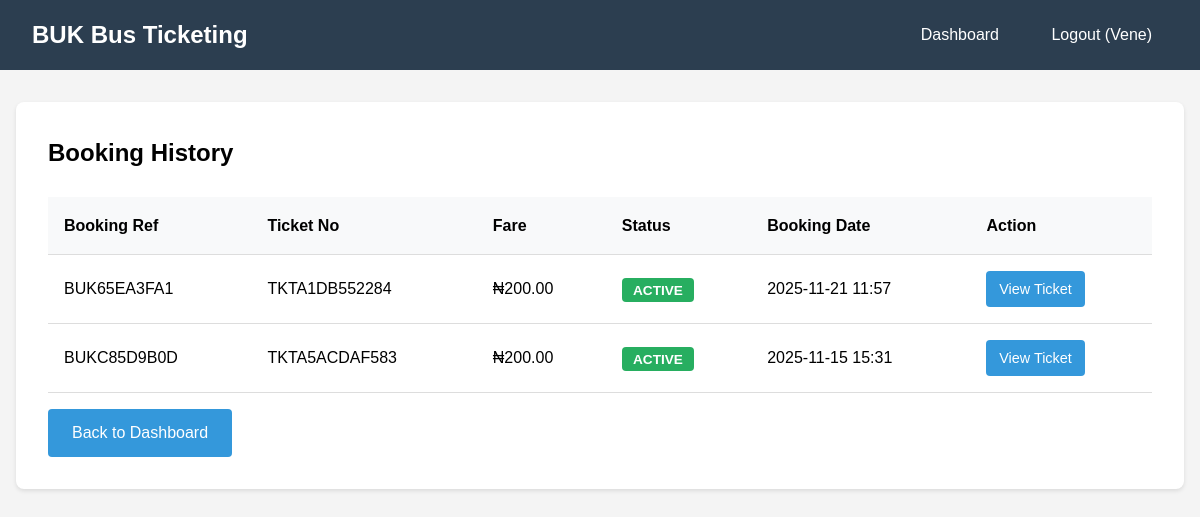
Before: /booking/history/ (signed in) with the older database file.
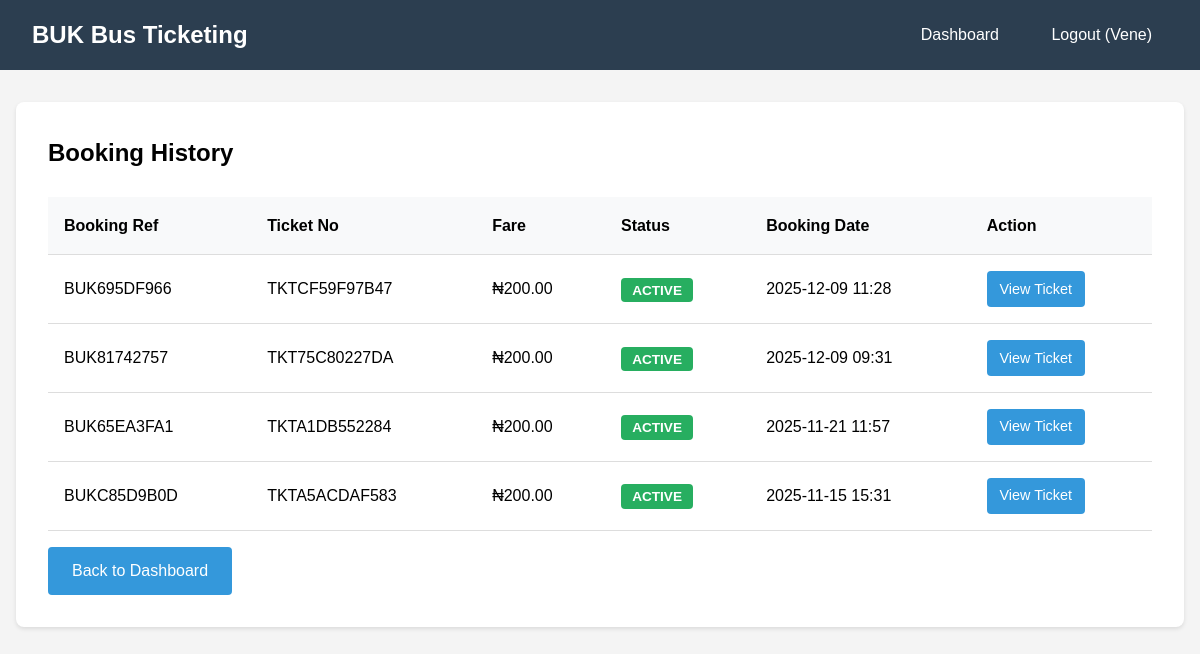
After: the same page with the newer database file.
### tickets/models.py (models this page shows, shortened)
class Booking(models.Model):
    STATUS_CHOICES = (
        ('ACTIVE', 'Active'),
        ('USED', 'Used'),
        ('EXPIRED', 'Expired'),
    )
    user = models.ForeignKey(User, on_delete=models.CASCADE, related_name='bookings')
    booking_reference = models.CharField(max_length=20, unique=True, editable=False)
    ticket_number = models.CharField(max_length=20, unique=True, editable=False)
    fare = models.DecimalField(max_digits=10, decimal_places=2, default=200.00)
    status = models.CharField(max_length=10, choices=STATUS_CHOICES, default='ACTIVE')
    qr_code = models.ImageField(upload_to='qr_codes/', blank=True)
    booking_date = models.DateTimeField(auto_now_add=True)
    used_date = models.DateTimeField(null=True, blank=True)
    class Meta:
        ordering = ['-booking_date']

### tickets/views.py (the view)
# urls.py: path('booking/history/', views.booking_history, name='booking_history'),
@login_required
def booking_history(request):
    bookings = request.user.bookings.all()
    return render(request, 'tickets/booking_history.html', {'bookings': bookings})

### tickets/templates/tickets/booking_history.html
{% extends 'tickets/base.html' %}
{% block content %}
<div class="card">
    <h2 style="margin-bottom: 1.5rem;">Booking History</h2>
    {% if bookings %}
        <table>
            <tr>
                <th>Booking Ref</th>
                <th>Ticket No</th>
                <th>Fare</th>
                <th>Status</th>
                <th>Booking Date</th>
                <th>Action</th>
            </tr>
            {% for booking in bookings %}
            <tr>
                <td>{{ booking.booking_reference }}</td>
                <td>{{ booking.ticket_number }}</td>
                <td>₦{{ booking.fare }}</td>
                <td>
                    {% if booking.status == 'ACTIVE' %}
                        <span class="badge badge-success">{{ booking.status }}</span>
                    {% else %}
                        <span class="badge badge-danger">{{ booking.status }}</span>
                    {% endif %}
                </td>
                <td>{{ booking.booking_date|date:"Y-m-d H:i" }}</td>
                <td><a href="{% url 'tickets:booking_detail' booking.id %}" class="btn" style="padding: 0.4rem 0.8rem; font-size: 0.9rem;">View Ticket</a></td>
            </tr>
            {% endfor %}
        </table>
    {% else %}
        <p>No bookings found.</p>
    {% endif %}
    <a href="{% url 'tickets:dashboard' %}" class="btn" style="margin-top: 1rem;">Back to Dashboard</a>
</div>
{% endblock %}

Changed rows visible on the page:
added Booking: booking_reference "BUK695DF966", ticket_number "TKTCF59F97B47", fare "200.00", status "ACTIVE", booking_date "2025-12-09 11:28"
added Booking: booking_reference "BUK81742757", ticket_number "TKT75C80227DA", fare "200.00", status "ACTIVE", booking_date "2025-12-09 09:31"
